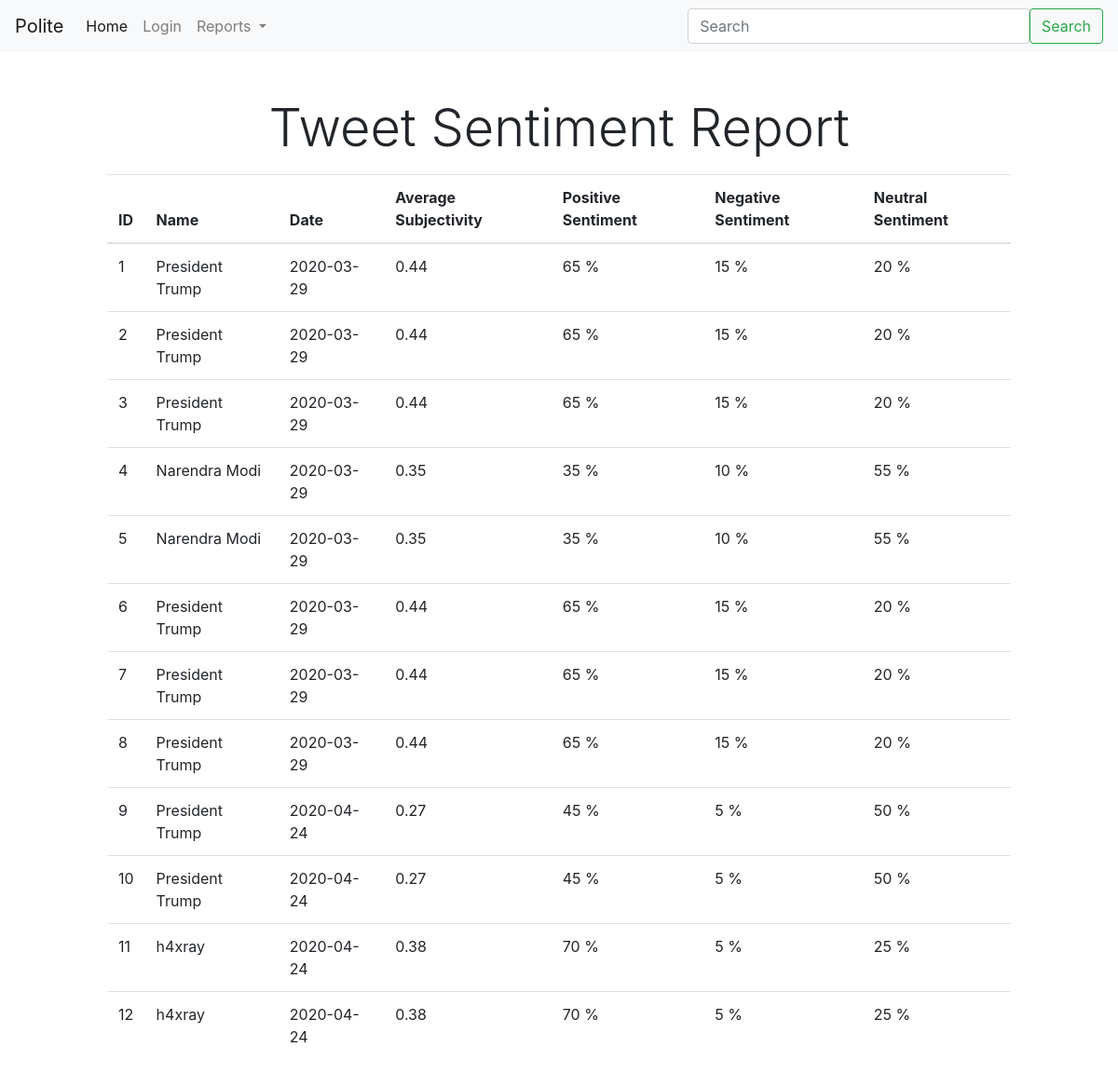
The app's page /showanareport (signed in), older data.
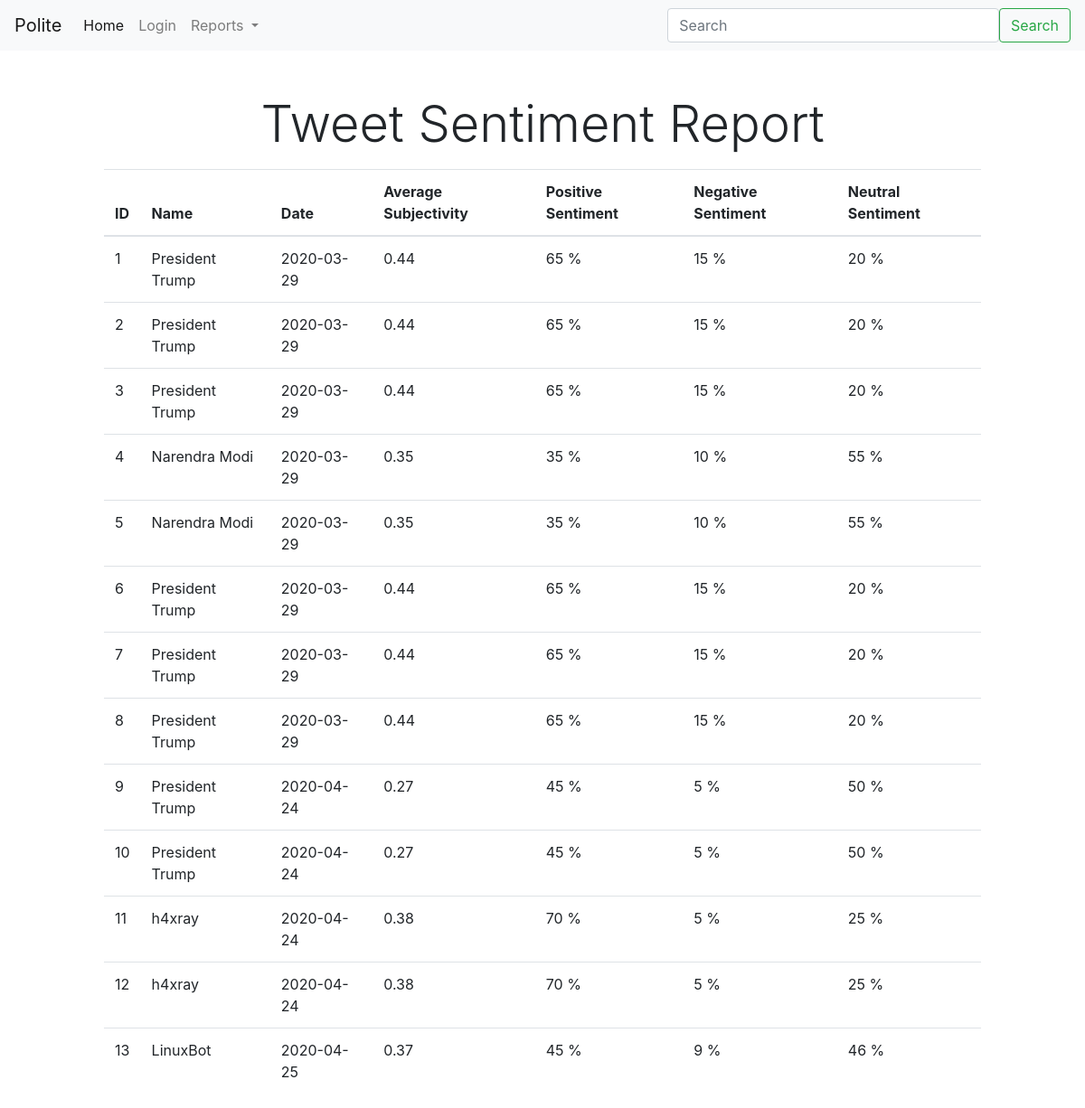
The same page, newer data.
### database_setup.py (models this page shows)
class SentimentReport(Base):
   __tablename__ = 'sentiment_report'
   id = Column(Integer, primary_key=True)
   name = Column(String(20), nullable=False)
   date = Column(types.Date, nullable = False)
   subjectivity = Column(Integer, nullable = False)
   positivity = Column(Integer, nullable = False)
   negativity = Column(Integer, nullable = False)
   neutral = Column(Integer, nullable = False)

### main.py (the view)
@app.route('/showanareport')
def tweetAnalysisReport():
    if not session.get('user'):
        return redirect('/login')
    data = Database.SentimentReport.query.all()
    return render_template('sentimentreport.html', data = data)

### templates/sentimentreport.html (shortened to what this page needs)
{% extends 'layout.html' %}
{% block body %}
<div class="container-fluid mt-5">
    <div class="row justify-content-center">
        <div class="col-md-10">
            <p class="display-4 text-center">Tweet Sentiment Report</p>
            <table class="table">
                <thead>
                    <tr>
                        <th>ID</th>
                        <th>Name</th>
                        <th>Date</th>
                        <th>Average Subjectivity</th>
                        <th>Positive Sentiment</th>
                        <th>Negative Sentiment</th>
                        <th>Neutral Sentiment</th>
                    </tr>
                </thead>
                <tbody>
                    {% for record in data %}
                    <tr>
                        <td>{{record.id}}</td>
                        <td>{{record.name}}</td>
                        <td>{{record.date}}</td>
                        <td>{{'%0.2f' % record.subjectivity|float}}</td>
                        <td>{{record.positivity}} %</td>
                        <td>{{record.negativity}} %</td>
                        <td>{{record.neutral}} %</td>
                    </tr>
                    {% endfor %}
                </tbody>
            </table>
        </div>
    </div>
</div>
{% endblock %}

Row changes from the older to the newer data that the page shows:
added SentimentReport: id "13", name "LinuxBot", date "2020-04-25", subjectivity "0.37", positivity "45", negativity "9", neutral "46"
